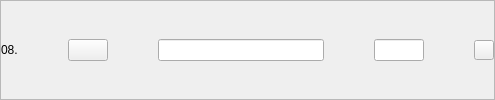
              <widget class="QFrame" name="result8">
               <property name="frameShape">
                <enum>QFrame::StyledPanel</enum>
               </property>
               <property name="frameShadow">
                <enum>QFrame::Raised</enum>
               </property>
               <layout class="QHBoxLayout" name="horizontalLayout_32" stretch="1,0,10,3,0">
                <property name="spacing">
                 <number>50</number>
                </property>
                <property name="leftMargin">
                 <number>0</number>
                </property>
                <property name="topMargin">
                 <number>0</number>
                </property>
                <property name="rightMargin">
                 <number>0</number>
                </property>
                <property name="bottomMargin">
                 <number>0</number>
                </property>
                <item>
                 <widget class="QLabel" name="nro8">
                  <property name="text">
                   <string>08.</string>
                  </property>
                 </widget>
                </item>
                <item>
                 <widget class="QPushButton" name="seeResult8Button">
                  <property name="text">
                   <string/>
                  </property>
                  <property name="icon">
                   <iconset resource="../resources.qrc">
                    <normaloff>:/Buttons/img/amacapy-boton-ver.png</normaloff>:/Buttons/img/amacapy-boton-ver.png</iconset>
                  </property>
                  <property name="iconSize">
                   <size>
                    <width>30</width>
                    <height>30</height>
                   </size>
                  </property>
                 </widget>
                </item>
                <item>
                 <widget class="QLineEdit" name="titleResult8"/>
                </item>
                <item>
                 <widget class="QLineEdit" name="priceResult8">
                  <property name="maximumSize">
                   <size>
                    <width>120</width>
                    <height>16777215</height>
                   </size>
                  </property>
                 </widget>
                </item>
                <item>
                 <widget class="QPushButton" name="deleteResult8Button">
                  <property name="sizePolicy">
                   <sizepolicy hsizetype="Fixed" vsizetype="Fixed">
                    <horstretch>0</horstretch>
                    <verstretch>0</verstretch>
                   </sizepolicy>
                  </property>
                  <property name="maximumSize">
                   <size>
                    <width>20</width>
                    <height>20</height>
                   </size>
                  </property>
                  <property name="text">
                   <string/>
                  </property>
                  <property name="icon">
                   <iconset resource="../resources.qrc">
                    <normaloff>:/Buttons/img/amacapy-boton-eliminar.png</normaloff>:/Buttons/img/amacapy-boton-eliminar.png</iconset>
                  </property>
                  <property name="iconSize">
                   <size>
                    <width>20</width>
                    <height>20</height>
                   </size>
                  </property>
                 </widget>
                </item>
               </layout>
              </widget>
